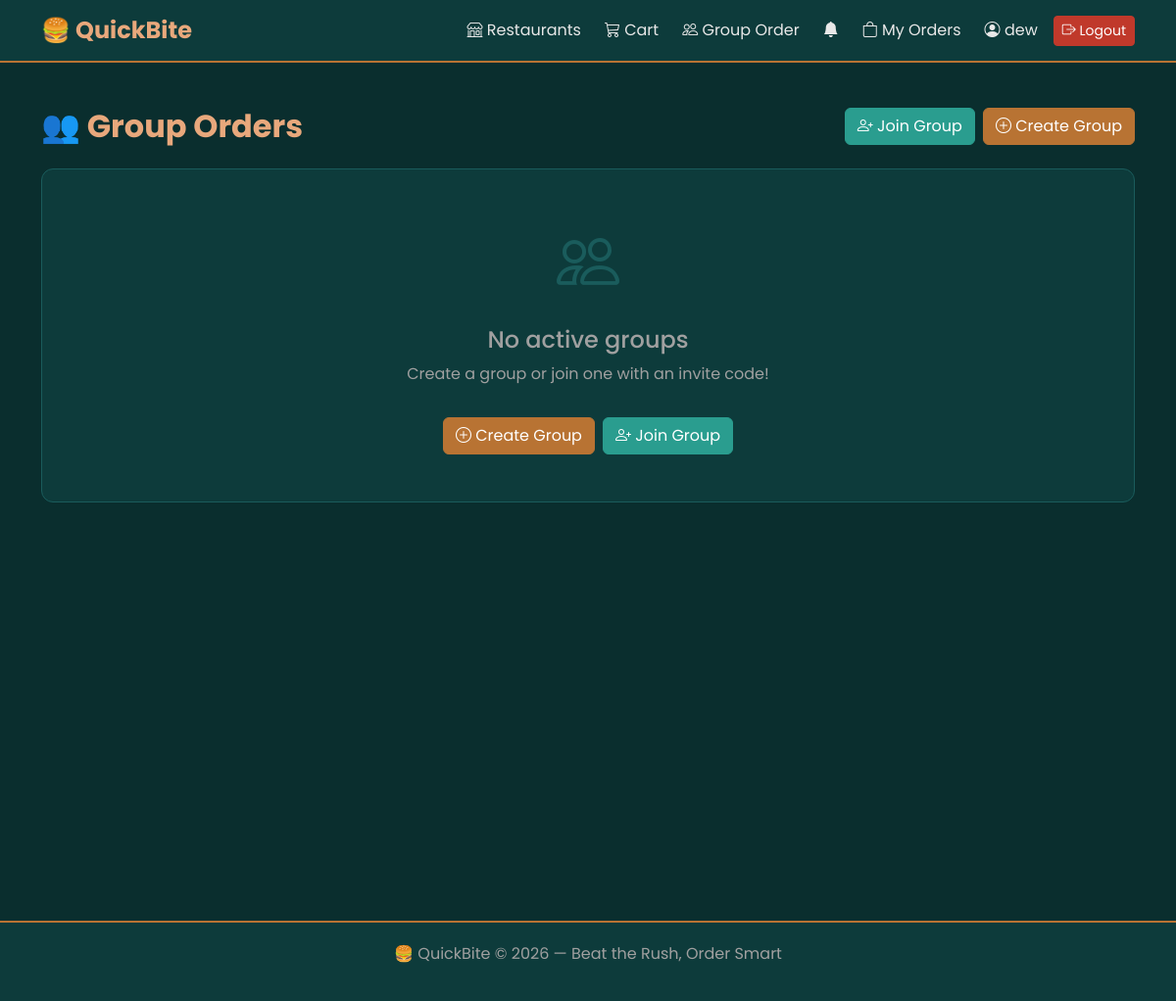
The app's page /groups/ (signed in), older data.
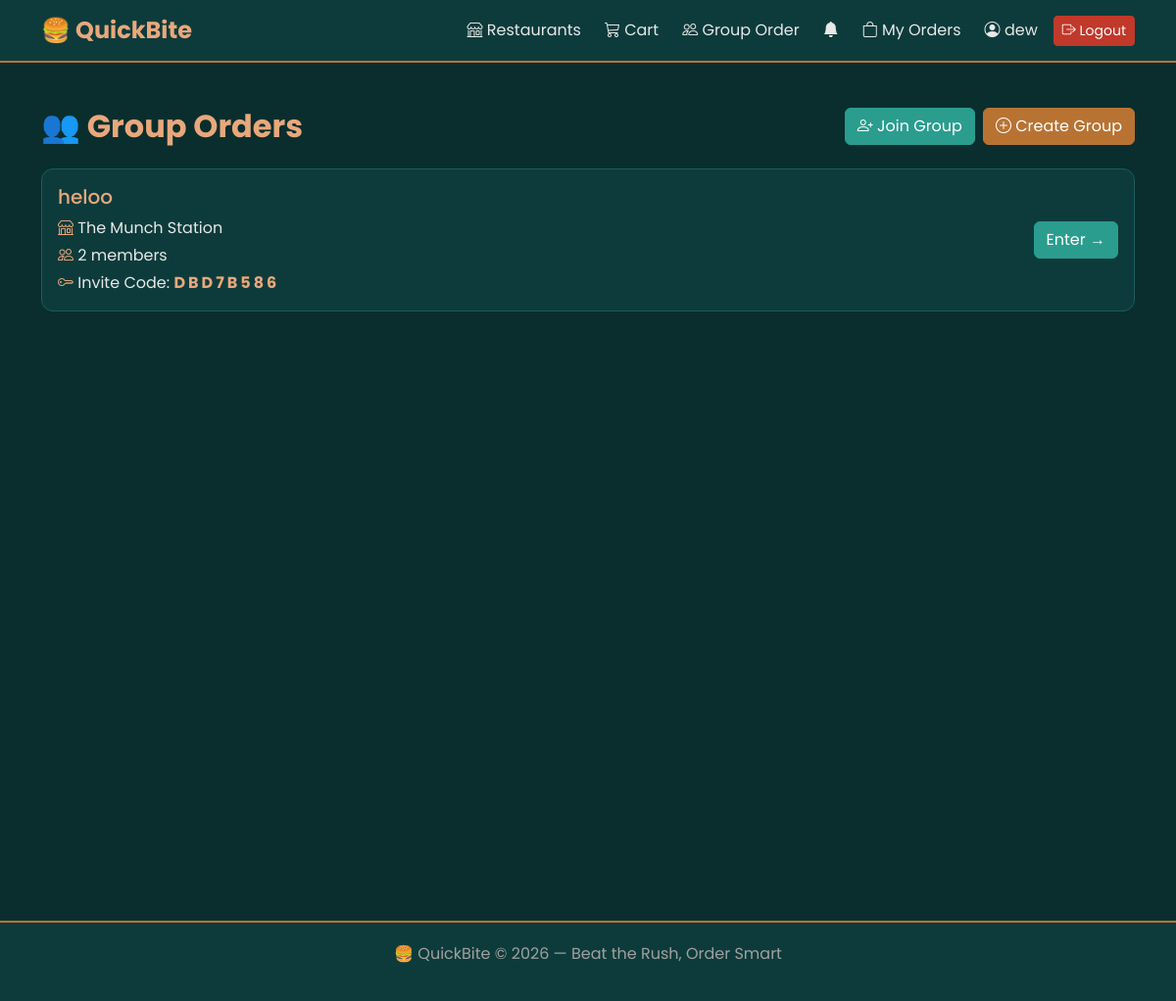
The same page, newer data.
### group_order/models.py (models this page shows, shortened)
class GroupOrder(models.Model):
    name = models.CharField(max_length=100)
    invite_code = models.CharField(max_length=8, unique=True, blank=True)
    restaurant = models.ForeignKey(
        Restaurant, on_delete=models.CASCADE,
        null=True, blank=True
    )
    created_by = models.ForeignKey(
        settings.AUTH_USER_MODEL,
        on_delete=models.CASCADE,
        related_name='created_groups'
    )
    members = models.ManyToManyField(
        settings.AUTH_USER_MODEL,
        related_name='group_orders',
        blank=True
    )
    is_active = models.BooleanField(default=True)
    created_at = models.DateTimeField(auto_now_add=True)
    def get_total_members(self):
        return self.members.count()

### restaurants/models.py (models this page shows, shortened)
class Restaurant(models.Model):
    owner = models.OneToOneField(
        settings.AUTH_USER_MODEL,
        on_delete=models.CASCADE,
        related_name='restaurant'
    )
    name = models.CharField(max_length=100)
    description = models.TextField()
    image = models.ImageField(upload_to='restaurant_images/', blank=True, null=True)
    address = models.CharField(max_length=255)
    phone = models.CharField(max_length=15, blank=True, null=True)
    opening_time = models.TimeField(blank=True, null=True)
    closing_time = models.TimeField(blank=True, null=True)
    is_active = models.BooleanField(default=True)

### group_order/views.py (the view)
# urls.py: path('', views.group_list, name='group_list'),
@login_required
def group_list(request):
    my_groups = GroupOrder.objects.filter(
        members=request.user,
        is_active=True
    )
    return render(request, 'group_order/group_list.html', {
        'groups': my_groups
    })

### orders/views.py (called while the page is built)
def notification_count(request):
    if request.user.is_authenticated:
        count = request.user.notifications.filter(is_read=False).count()
        return {'unread_notifications': count}
    return {'unread_notifications': 0}

### templates/group_order/group_list.html (shortened to what this page needs)
{% extends 'base.html' %}
{% block content %}
<div class="d-flex justify-content-between align-items-center mb-4">
    <h2 class="section-title mb-0">👥 Group Orders</h2>
    <div class="d-flex gap-2">
        <a href="{% url 'group_order:join_group' %}"
           class="btn btn-primary">
            <i class="bi bi-person-plus"></i> Join Group
        </a>
        <a href="{% url 'group_order:create_group' %}"
           class="btn btn-success">
            <i class="bi bi-plus-circle"></i> Create Group
        </a>
    </div>
</div>
{% for group in groups %}
<div class="card mb-3 p-3">
    <div class="d-flex justify-content-between align-items-center">
        <div>
            <h5 style="color:var(--copper-bright);">
                {{ group.name }}
            </h5>
            <p class="mb-1">
                <i class="bi bi-shop"
                   style="color:var(--copper-bright);"></i>
                {{ group.restaurant.name }}
            </p>
            <p class="mb-1">
                <i class="bi bi-people"
                   style="color:var(--copper-bright);"></i>
                {{ group.get_total_members }} members
            </p>
            <p class="mb-0">
                <i class="bi bi-key"
                   style="color:var(--copper-bright);"></i>
                Invite Code:
                <strong style="color:var(--copper-bright);
                               letter-spacing:3px;">
                    {{ group.invite_code }}
                </strong>
            </p>
        </div>
        <a href="{% url 'group_order:group_detail' group.id %}"
           class="btn btn-primary">
            Enter →
        </a>
    </div>
</div>
{% empty %}
<div class="card p-5 text-center">
    <i class="bi bi-people"
       style="font-size:4rem; color:var(--teal-light);"></i>
    <h4 class="mt-3" style="color:#a0a0a0;">No active groups</h4>
    <p style="color:#a0a0a0;">
        Create a group or join one with an invite code!
    </p>
    <div class="d-flex gap-2 justify-content-center mt-3">
        <a href="{% url 'group_order:create_group' %}"
           class="btn btn-success">
            <i class="bi bi-plus-circle"></i> Create Group
        </a>
        <a href="{% url 'group_order:join_group' %}"
           class="btn btn-primary">
            <i class="bi bi-person-plus"></i> Join Group
        </a>
    </div>
</div>
{% endfor %}
{% endblock %}

Row changes from the older to the newer data that the page shows:
added GroupOrder: name "heloo", restaurant.name "The Munch Station", get_total_members "2", invite_code "DBD7B586"
Text that changed along with them:
text no longer shown: "No active groups Create a group or join one with an invite code! Create Group Join Group"
